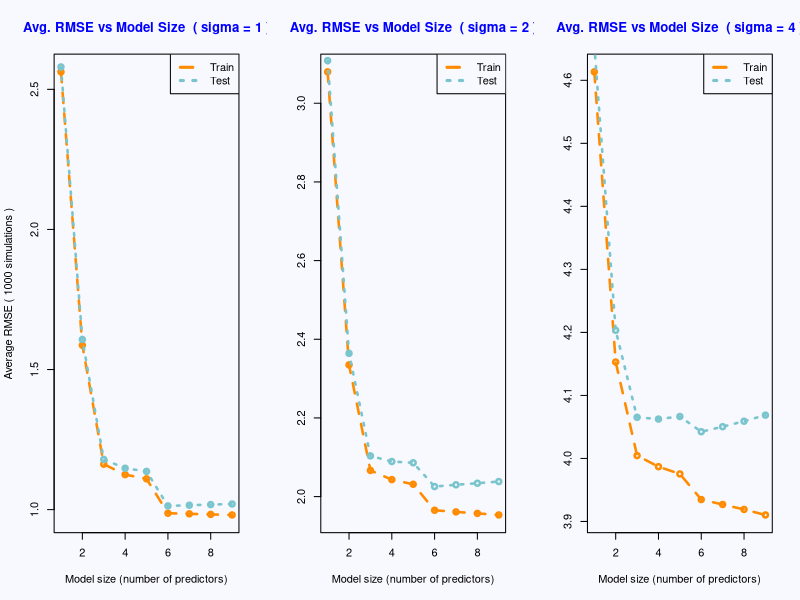
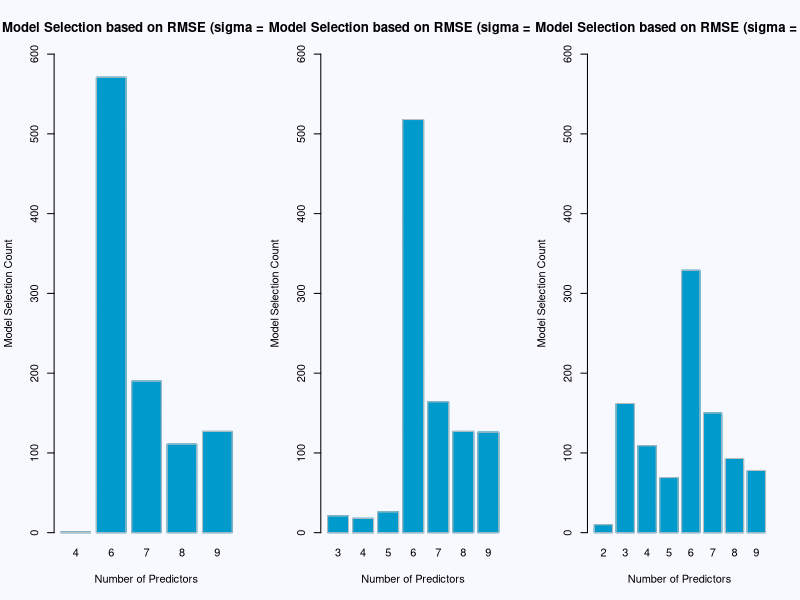

Write the R code that produced these figures, in order.
## ---- chunk 1
library(knitr)
library(kableExtra)
library(dplyr)

format_numerics <- function(data, digits = 2, notation_threshold = 0.00001) {
  # make sure is a data.frame, then format
  if(!is.data.frame(data)){
    data <- as.data.frame(data)
  }  
  data %>% 
    mutate_if(
      is.numeric, 
      function(x) {
        if_else(
          abs(x) < notation_threshold, 
          formatC(x, digits = digits, format = "e"), 
          formatC(x, digits = digits, format = "f", drop0trailing = FALSE)
        )
      }
    )
}

gen_kable <- function(table_data, add_row_names = TRUE, caption = "", col_names = c(), row_names = c()) {
  f_data <- format_numerics(table_data) 
  if(length(col_names) != 0){
    colnames(f_data) <- col_names
  }
  if(length(row_names) != 0){
    rownames(f_data) <- row_names
  }  
  f_data %>%
  kable(., format = "html", row.names = add_row_names,
        caption = caption, escape = FALSE) %>%
    kable_styling(bootstrap_options = c("striped", "hover"),
                  full_width = F,
                  font_size = 14,
                  position = "center")
}

fr <- function(nums, digits = 5, notation_threshold = 0.000001) {
  if_else(
    abs(nums) < notation_threshold, 
    formatC(nums, digits = digits, format = "e"), 
    format(round(nums, digits), nsmall = digits)
  )
}

## ---- chunk 2
library(readr)
study2_data <- read_csv("./study_2.csv")

head(study2_data)

## ---- chunk 3
# Set a seed to have a stable generation of random numbers
birthday = 19820426
set.seed(birthday)
## ---- chunk 4
rmse <- function(expected, predicted) {
  n <- length(expected)
  sqrt(sum((expected - predicted)^2) / n)
}

# Generate the simulation data, concretely the y values given an epsilon
# and the known model with 6 predictors.
simulate_data <- function(X, betas, sigma) {
  n <- nrow(X)
  #print(X[, 2:7])
  epsilon <- rnorm(n = n, mean = 0, sd = sigma)
  X_full <- as.matrix(cbind(1, X[, 2:7]))
  X$y <- (X_full %*% betas) + epsilon
  as.data.frame(X)
}

# This function calculates the RMSE for train an test data as well
# as the index of the minimum RMSE on each case.
collect_rmse <- function(trn_data, tst_data) {
  rmse_matrix <- matrix(-1, 2, 9)

  for(im in 1:9) {
    # We take a bigger slice of the predictors until we reach 9
    trn_mod <- trn_data[, 1:(im+1)]
    tst_mod <- tst_data[, 1:(im+1)]
    # We train the model with the train chunk ONLY
    sim_model <- lm(y ~ ., data = trn_mod)
    rmse_matrix[1, im] <- rmse(trn_mod$y, sim_model$fitted.values)
    # We predict for the test chunk
    tst_predictions <- predict(sim_model, newdata = tst_mod)
    rmse_matrix[2, im] <- rmse(tst_mod$y, tst_predictions)
  }
  list(
    rmse_matrix = rmse_matrix,
    # The index tell use the model number with the smallest RMSE
    trn_min_idx = which.min(rmse_matrix[1, ]),
    tst_min_idx = which.min(rmse_matrix[2, ])
    )
}

## ---- chunk 5
betas <- matrix(c(0, 3, -4, 1.6, -1.1, 0.7, 0.5))
sigma1 <- 1
sigma2 <- 2
sigma4 <- 4
num_sims <- 1000

rmse_s1_acc <- matrix(0, 2, 9)
rmse_s2_acc <- matrix(0, 2, 9)
rmse_s4_acc <- matrix(0, 2, 9)

which_mins_s1 <- matrix(0, 2, num_sims)
which_mins_s2 <- matrix(0, 2, num_sims)
which_mins_s4 <- matrix(0, 2, num_sims)

## ---- chunk 6
# The main loop with num_sims simulations

for(i in 1:num_sims) {

  # We simulate the data for the known model (with 7 betas).
  # For each sigma we get a different data set.
  data_sigma1 <- simulate_data(study2_data, betas, sigma1)
  data_sigma2 <- simulate_data(study2_data, betas, sigma2)
  data_sigma4 <- simulate_data(study2_data, betas, sigma4)
  
  # Get 250 random indexes for observations
  idxs <- 1:nrow(study2_data)
  trn_idx = sample(idxs, 250)
  #print(trn_idx)
  
  # Training splits for each sigma
  data_sigma1_trn <- data_sigma1[trn_idx, ]
  data_sigma2_trn <- data_sigma2[trn_idx, ]
  data_sigma4_trn <- data_sigma4[trn_idx, ]
  
  # Testing splits for each sigma
  data_sigma1_tst <- data_sigma1[!(idxs %in% trn_idx), ]
  data_sigma2_tst <- data_sigma2[!(idxs %in% trn_idx), ]
  data_sigma4_tst <- data_sigma4[!(idxs %in% trn_idx), ]
  
  # We get a list with test and train RMSE and the index with 
  # then min RMSE for both cases
  rmse_sigma1 <- collect_rmse(data_sigma1_trn, data_sigma1_tst)
  rmse_sigma2 <- collect_rmse(data_sigma2_trn, data_sigma2_tst)
  rmse_sigma4 <- collect_rmse(data_sigma4_trn, data_sigma4_tst)
  
  # Accumulate the rmse in a 2 by 9 matrix, 
  # we'll use it later to get the portion of correct model selection
  rmse_s1_acc <- rmse_s1_acc + rmse_sigma1$rmse_matrix
  rmse_s2_acc <- rmse_s2_acc + rmse_sigma2$rmse_matrix
  rmse_s4_acc <- rmse_s4_acc + rmse_sigma4$rmse_matrix
  
  # Allocate the index of the minimum RMSE for test/train and each sigma
  which_mins_s1[1, i] <- rmse_sigma1$trn_min_idx
  which_mins_s1[2, i] <- rmse_sigma1$tst_min_idx
  
  which_mins_s2[1, i] <- rmse_sigma2$trn_min_idx
  which_mins_s2[2, i] <- rmse_sigma2$tst_min_idx
  
  which_mins_s4[1, i] <- rmse_sigma4$trn_min_idx
  which_mins_s4[2, i] <- rmse_sigma4$tst_min_idx  

}


## ---- chunk 7
line_plot <- function(y1, y2, sigma, title, show_ylab = FALSE) {
  ylab <- ifelse(show_ylab, paste("Average RMSE (", num_sims, "simulations )"), "")
  plot(1:9, y1,
       xlab = "Model size (number of predictors)", 
       ylab = ylab,
       main = paste(title," ( sigma =", sigma,")"),     
       col = "darkorange",
       lwd=2.5,
       lty=2,
       col.main='blue',
       type='o')
  
  lines(1:9,y2,
        lwd=2.5,
        lty=3,        
        col='cadetblue3',
        type='o')
  
  legend("topright", c("Train", "Test"), 
       lty = c(2, 3),
       lwd = 3,
       col = c("darkorange", "cadetblue3"))  
}

bar_plot <- function(data, sigma) {
  td <- table(data)
  barplot(td,
    main=paste("Model Selection based on RMSE (sigma = ", sigma," )"),
    xlab="Number of Predictors",
    ylab="Model Selection Count",
    border="gray",
    col='deepskyblue3',
    density=500,
    ylim = c(0, 600)
  )
}

## ---- chunk 8
par(mfrow=c(1, 3), bg="ghostwhite")
t <- "Avg. RMSE vs Model Size"
line_plot(rmse_s1_acc[1, ] / num_sims, rmse_s1_acc[2, ] / num_sims,
          sigma = 1, title = t, show_ylab = TRUE)
line_plot(rmse_s2_acc[1, ] / num_sims, rmse_s2_acc[2, ] / num_sims,
          sigma = 2, title = t)
line_plot(rmse_s4_acc[1, ] / num_sims, rmse_s4_acc[2, ] / num_sims,
          sigma = 4, title = t)
## ---- chunk 9

par(mfrow=c(1, 3), bg="ghostwhite")
bar_plot(which_mins_s1[2, ], sigma1)
bar_plot(which_mins_s2[2, ], sigma2)
bar_plot(which_mins_s4[2, ], sigma4)
## ---- chunk 10
rmse_sel <- c(mean(which_mins_s1[2, ] == 6),
              mean(which_mins_s2[2, ] == 6),
              mean(which_mins_s4[2, ] == 6)
              )

gen_kable(rmse_sel, col_names = c("Proportion"), 
          caption = "Proportion of Simulations selecting model 6.",
          row_names = c("sigma = 1", "sigma = 2", "sigma = 4"))

## ---- chunk 11
# The values below correspond to the total number of simulations.
sum(which_mins_s1[1, ] == 9)
sum(which_mins_s2[1, ] == 9)
sum(which_mins_s4[1, ] == 9)
